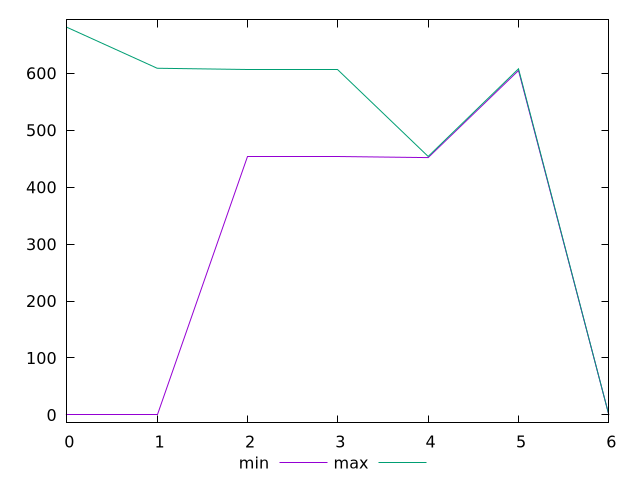

The gnuplot source for this figure:
$_min <<EOF
0 0
1 0
2 454
3 454
4 452
5 605
6 0
EOF
$_max <<EOF
0 681
1 609
2 606
3 606
4 454
5 608
6 0
EOF
set key outside below
set terminal pngcairo
set output "report_00006_2020-11-02T20-21-41.718Z/uses-rel-preload/progession_min_max.png"
set yrange [-13.620000000000001:694.62]
plot $_min title "min" with line ,$_max title "max" with line ,
